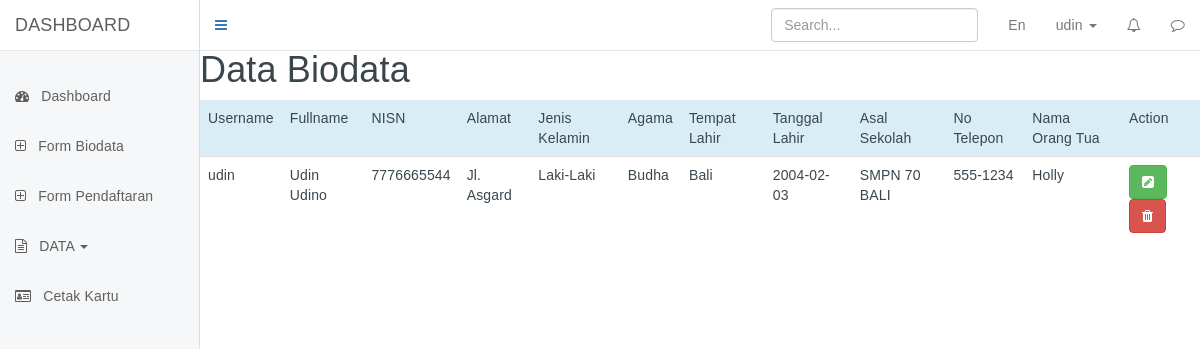
The page /user/index.php?page=view_biodata (signed in) on the database its author committed.
### tables this page shows
CREATE TABLE `biodata` (
  `id_biodata` int(11) NOT NULL,
  `fullname` varchar(100) NOT NULL,
  `nisn` varchar(50) NOT NULL,
  `alamat` varchar(150) NOT NULL,
  `jenis_kelamin` enum('Laki-Laki','Perempuan') NOT NULL,
  `agama` enum('Islam','Kristen','Katholik','Hindu','Budha','Konghucu') NOT NULL,
  `tempat_lahir` varchar(100) NOT NULL,
  `tgl_lahir` date NOT NULL,
  `asal_sekolah` varchar(30) NOT NULL,
  `no_telp` varchar(15) NOT NULL,
  `nama_ortu` varchar(100) NOT NULL,
  `user_id` int(11) NOT NULL
);

CREATE TABLE `users` (
  `id_user` int(11) NOT NULL,
  `username` varchar(100) NOT NULL,
  `email` varchar(150) NOT NULL,
  `password` varchar(255) NOT NULL,
  `image` varchar(100) NOT NULL DEFAULT 'default.png',
  `level_id` int(11) NOT NULL DEFAULT 2
);

### controllers/functions.php (called while the page is built, shortened)
<?php
$conn = mysqli_connect("localhost", "root", "", "psb_online_9");
function query($query)
{
  global $conn;
  $result = mysqli_query($conn, $query);
  $rows = [];
  while ($row = mysqli_fetch_assoc($result)) {
    $rows[] = $row;
  }
  return  $rows;
}

### user/views/view_biodata.php (the view)
<?php
$biodata = query("SELECT b.fullname, b.nisn, b.alamat, b.jenis_kelamin, b.agama, b.tempat_lahir, b.tgl_lahir,
                  b.asal_sekolah, b.no_telp, b.nama_ortu, u.username
                  FROM biodata as b
                  INNER JOIN users as u ON b.user_id = u.id_user
                  WHERE b.user_id = '" . $_SESSION['user_id'] . "'");
?>
<h1>Data Biodata</h1>
<table class="table">
  <thead class="thead-Primary">
    <tr class="bg-info">
      <td>Username</td>
      <td>Fullname</td>
      <td>NISN</td>
      <td>Alamat</td>
      <td>Jenis Kelamin</td>
      <td>Agama</td>
      <td>Tempat Lahir</td>
      <td>Tanggal Lahir</td>
      <td>Asal Sekolah</td>
      <td>No Telepon</td>
      <td>Nama Orang Tua</td>
      <td>Action</td>
    </tr>
  </thead>
  <tbody>
    <?php foreach ($biodata as $row) : ?>
      <tr>
        <td><?= $row['username'] ?></td>
        <td><?= $row['fullname'] ?></td>
        <td><?= $row['nisn'] ?></td>
        <td><?= $row['alamat'] ?></td>
        <td><?= $row['jenis_kelamin'] ?></td>
        <td><?= $row['agama'] ?></td>
        <td><?= $row['tempat_lahir'] ?></td>
        <td><?= $row['tgl_lahir'] ?></td>
        <td><?= $row['asal_sekolah'] ?></td>
        <td><?= $row['no_telp'] ?></td>
        <td><?= $row['nama_ortu'] ?></td>
        <td>
          <a href="index.php?page=update_biodata&id=<?= $_SESSION['user_id'] ?>" class="btn btn-success btn-md"><i class="fa fa-pencil-square"></i></a>
          <a href="" class="btn btn-danger btn-md"><i class="fa fa-trash "></i></a>
        </td>
      </tr>
    <?php endforeach ?>
  </tbody>
</table>

### user/style.css (style rules this page uses)
body { margin-top: 50px; background-color: #fff; font-family: Arial, sans-serif; font-size: 14px; letter-spacing: 0.01em; color: #39464e; }
a, a:focus, a:hover { text-decoration: none; }

### rows shown on the page
biodata: user.username "udin", fullname "Udin Udino", nisn "7776665544", alamat "Jl. Asgard", jenis_kelamin "Laki-Laki", agama "Budha", tempat_lahir "Bali", tgl_lahir "2004-02-03", asal_sekolah "SMPN 70 BALI", no_telp "555-1234", nama_ortu "Holly"

### other values the page prints
$_SESSION['username'] "udin"
